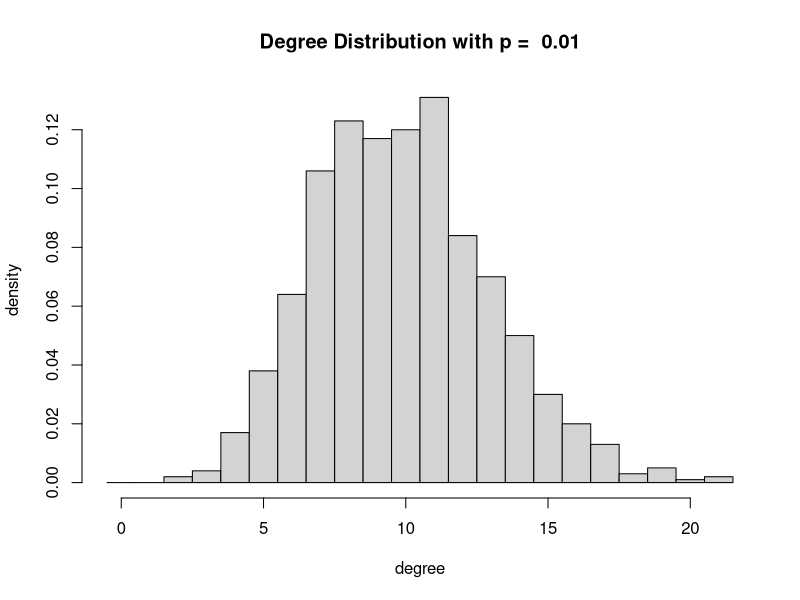
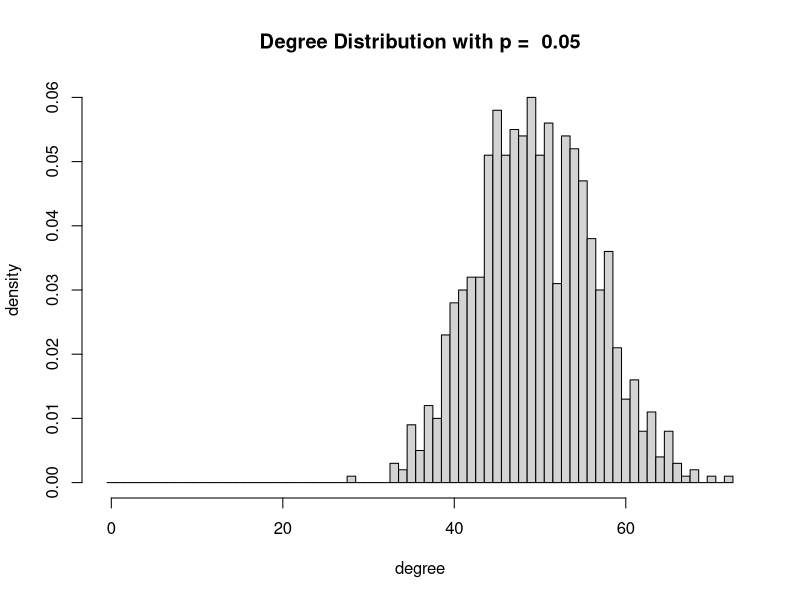
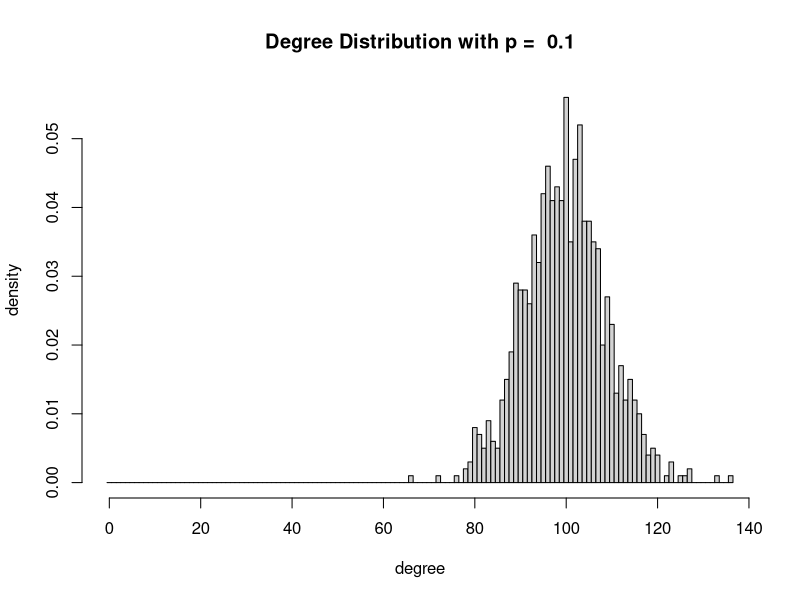

Source code (R) for these figures, in order: (Note: a time limit stopped this script after it produced the figures.)
library ("igraph")
#(a)
p = 1:3
p[1] = 0.01
p[2] = 0.05
p[3] = 0.1
nodesNum = 1000
#g = c()
#dg = c()
isConnected = numeric(0)
for(i in 1:3){
  print(i)
  g = random.graph.game(nodesNum,p[i],directed=FALSE)
  dg = degree.distribution(g)
  degreeVector = degree(g)
  title = paste( "Degree Distribution with p = ",p[i])
  h <- hist(degreeVector, freq = FALSE, seq(-0.5,by=1,length.out=max(degreeVector)+2),main = title ,xlab="degree",ylab="density")
}

#(b)
C1=C2=C3=D1=D2=D3=numeric(0)
for(i in 1:100){
  print(i)
  c = 1:3
  d = 1:3
  for(j in 1:3){
    g = random.graph.game(nodesNum,p[j],directed=FALSE)
    c[j] = is.connected(g)
    d[j] = diameter(g)
  }
  C1 = c(C1,c[1])
  C2 = c(C2,c[2])
  C3 = c(C3,c[3])
  D1 = c(D1,d[1])
  D2 = c(D2,d[2])
  D3 = c(D3,d[3])
}
C1_avg=mean(C1)
C2_avg=mean(C2)
C3_avg=mean(C3)
D1_avg=mean(D1)
D2_avg=mean(D2)
D3_avg=mean(D3)

#(c)
MID=numeric(0)
for(j in 1:100)
{
  print(j)
  left = 0
  right = 1
  flag = F
  step = 0.0001
  mid = (left+right)/2
  while(!isTRUE(flag)){
    mid = (left+right)/2
    gm = random.graph.game(nodesNum,mid,directed=FALSE)
    gl = random.graph.game(nodesNum,(mid-step),directed=FALSE)
    gr = random.graph.game(nodesNum,(mid+step),directed=FALSE)
    if(!isTRUE(is.connected(gl)) && isTRUE(is.connected(gr))){
      flag=T
    }
    else if(isTRUE(is.connected(gm))){
      right = mid
    }
    else {
      left = mid
    }
  }
  MID = c(MID,mid)
}
MID_avg = mean(MID)

cat("precentage of connected when p=0.01: ",C1_avg)
cat("number of connected when p=0.05: ",C2_avg)
cat("number of connected when p=0.1: ",C3_avg)
cat("average diameter when p=0.01: ",D1_avg)
cat("average diameter when p=0.05: ",D2_avg)
cat("average diameter when p=0.1: ",D3_avg)
cat("Pc = ",MID_avg)
